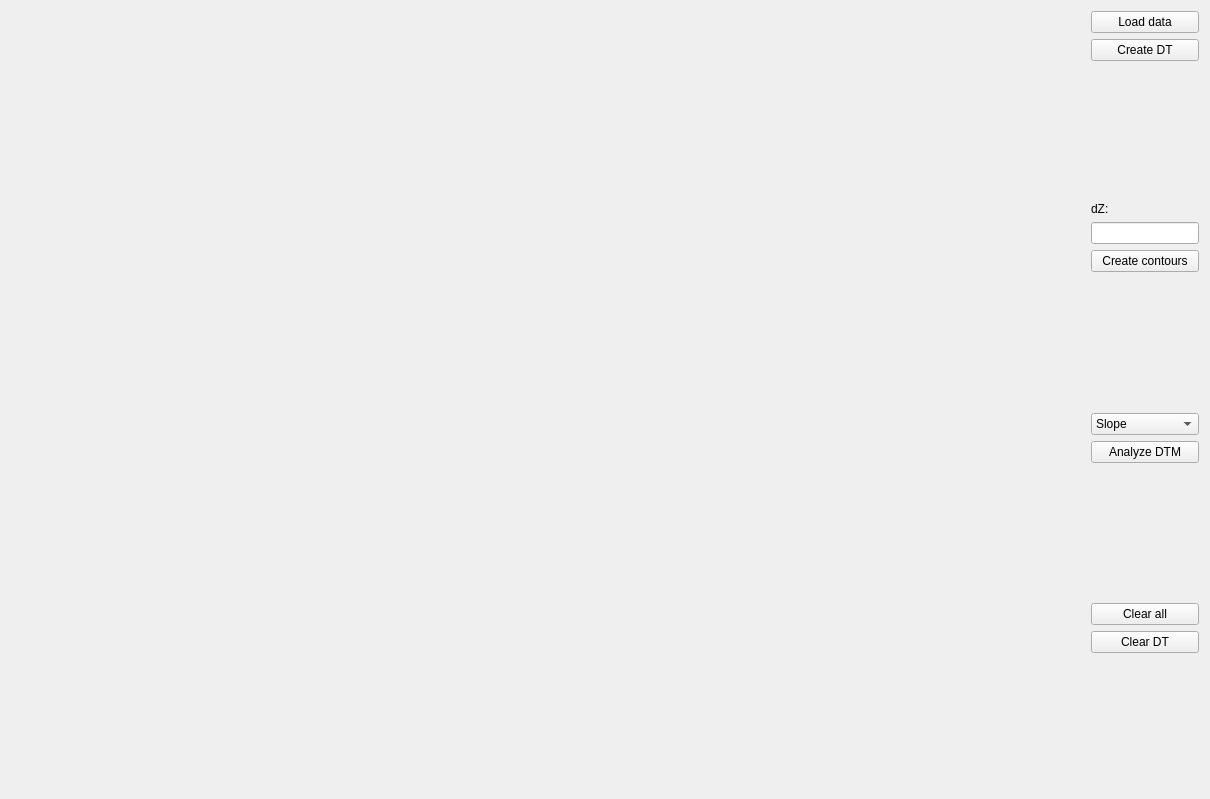
<?xml version="1.0" encoding="UTF-8"?>
<ui version="4.0">
 <class>Widget</class>
 <widget class="QWidget" name="Widget">
  <property name="geometry">
   <rect>
    <x>0</x>
    <y>0</y>
    <width>1210</width>
    <height>799</height>
   </rect>
  </property>
  <property name="windowTitle">
   <string>DTM</string>
  </property>
  <layout class="QHBoxLayout" name="horizontalLayout">
   <item>
    <widget class="Draw" name="Canvas" native="true">
     <property name="sizePolicy">
      <sizepolicy hsizetype="Preferred" vsizetype="Preferred">
       <horstretch>1</horstretch>
       <verstretch>1</verstretch>
      </sizepolicy>
     </property>
    </widget>
   </item>
   <item>
    <layout class="QVBoxLayout" name="verticalLayout">
     <item>
      <widget class="QPushButton" name="pushButton_5">
       <property name="text">
        <string>Load data</string>
       </property>
      </widget>
     </item>
     <item>
      <widget class="QPushButton" name="pushButton">
       <property name="text">
        <string>Create DT</string>
       </property>
      </widget>
     </item>
     <item>
      <spacer name="verticalSpacer_3">
       <property name="orientation">
        <enum>Qt::Vertical</enum>
       </property>
       <property name="sizeHint" stdset="0">
        <size>
         <width>20</width>
         <height>40</height>
        </size>
       </property>
      </spacer>
     </item>
     <item>
      <widget class="QLabel" name="label_3">
       <property name="text">
        <string>dZ:</string>
       </property>
      </widget>
     </item>
     <item>
      <widget class="QLineEdit" name="lineEdit_3"/>
     </item>
     <item>
      <widget class="QPushButton" name="pushButton_3">
       <property name="text">
        <string>Create contours</string>
       </property>
      </widget>
     </item>
     <item>
      <spacer name="verticalSpacer_4">
       <property name="orientation">
        <enum>Qt::Vertical</enum>
       </property>
       <property name="sizeHint" stdset="0">
        <size>
         <width>20</width>
         <height>40</height>
        </size>
       </property>
      </spacer>
     </item>
     <item>
      <widget class="QComboBox" name="comboBox">
       <item>
        <property name="text">
         <string>Slope</string>
        </property>
       </item>
       <item>
        <property name="text">
         <string>Exposition</string>
        </property>
       </item>
      </widget>
     </item>
     <item>
      <widget class="QPushButton" name="pushButton_4">
       <property name="text">
        <string>Analyze DTM</string>
       </property>
      </widget>
     </item>
     <item>
      <spacer name="verticalSpacer">
       <property name="orientation">
        <enum>Qt::Vertical</enum>
       </property>
       <property name="sizeHint" stdset="0">
        <size>
         <width>20</width>
         <height>40</height>
        </size>
       </property>
      </spacer>
     </item>
     <item>
      <widget class="QPushButton" name="pushButton_2">
       <property name="text">
        <string>Clear all</string>
       </property>
      </widget>
     </item>
     <item>
      <widget class="QPushButton" name="pushButton_cleardt">
       <property name="text">
        <string>Clear DT</string>
       </property>
      </widget>
     </item>
     <item>
      <spacer name="verticalSpacer_2">
       <property name="orientation">
        <enum>Qt::Vertical</enum>
       </property>
       <property name="sizeHint" stdset="0">
        <size>
         <width>20</width>
         <height>40</height>
        </size>
       </property>
      </spacer>
     </item>
    </layout>
   </item>
  </layout>
 </widget>
 <customwidgets>
  <customwidget>
   <class>Draw</class>
   <extends>QWidget</extends>
   <header location="global">draw.h</header>
   <container>1</container>
  </customwidget>
 </customwidgets>
 <resources/>
 <connections/>
</ui>
